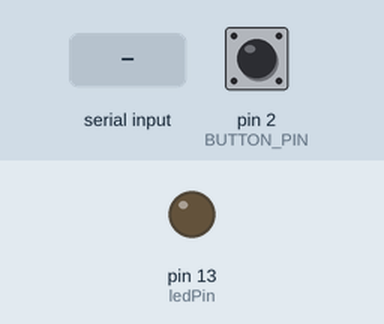
This sketch was run on a simulated Arduino Uno, built with avr-gcc and run on an emulated ATmega328P. Shown: output pins drawn as LEDs (lit = HIGH). Inputs (shaded band) come from the test bench; at power-on: pin 2 (BUTTON_PIN) HIGH.

Above: at 1.2 s.
1.3 s: "1" received over Serial
At 2.3 s:
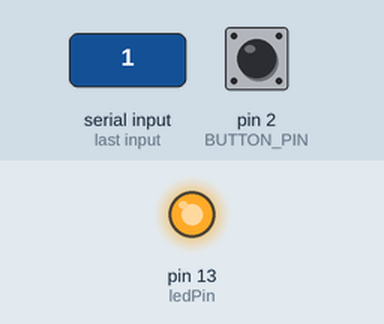
4.4 s: "0" received over Serial
At 5.8 s:
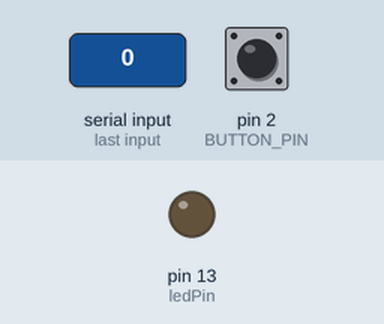
Timing chart, 0 to 7.4 s (numbered marks = the images above; inputs shaded):
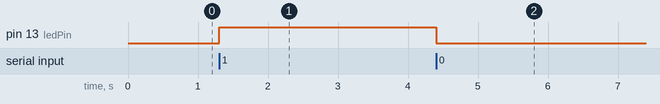

Measured:
- after the input at 1.3 s, pin 13 (ledPin): LOW → HIGH at once
- after the input at 4.4 s, pin 13 (ledPin): HIGH → LOW at once

The sketch:

sketch_sep09a.ino
```cpp
#include <Bounce2.h>


int incomingByte = 0; // for incoming serial data
int btn_flag = 0;
const int ledPin =  13;      // the number of the LED pin
#define BUTTON_PIN 2
// Instantiate a Bounce object
Bounce debouncer = Bounce();

void setup() {
  Serial.begin(115200); // opens serial port, sets data rate to 9600 bps
  pinMode(ledPin, OUTPUT);
  btn_flag = 1;

   // Setup the button with an internal pull-up :
  pinMode(BUTTON_PIN,INPUT_PULLUP);

  // After setting up the button, setup the Bounce instance :
  debouncer.attach(BUTTON_PIN);
  debouncer.interval(5); // interval in ms
}

void loop() {
  // send data only when you receive data:
  if (Serial.available() > 0) {
    // read the incoming byte:


    incomingByte = Serial.read();

    // say what you got:
//    Serial.print("I received: ");
//    Serial.print(incomingByte, DEC);

    if(incomingByte==49)
      digitalWrite(ledPin, HIGH);
    else
      digitalWrite(ledPin, LOW);

  }

  debouncer.update();   // Update the Bounce instance
  if (debouncer.read()) {
    if(btn_flag==0){
      Serial.println("call");
      btn_flag = 1;
    }
  }else
    btn_flag = 0;

}
```
